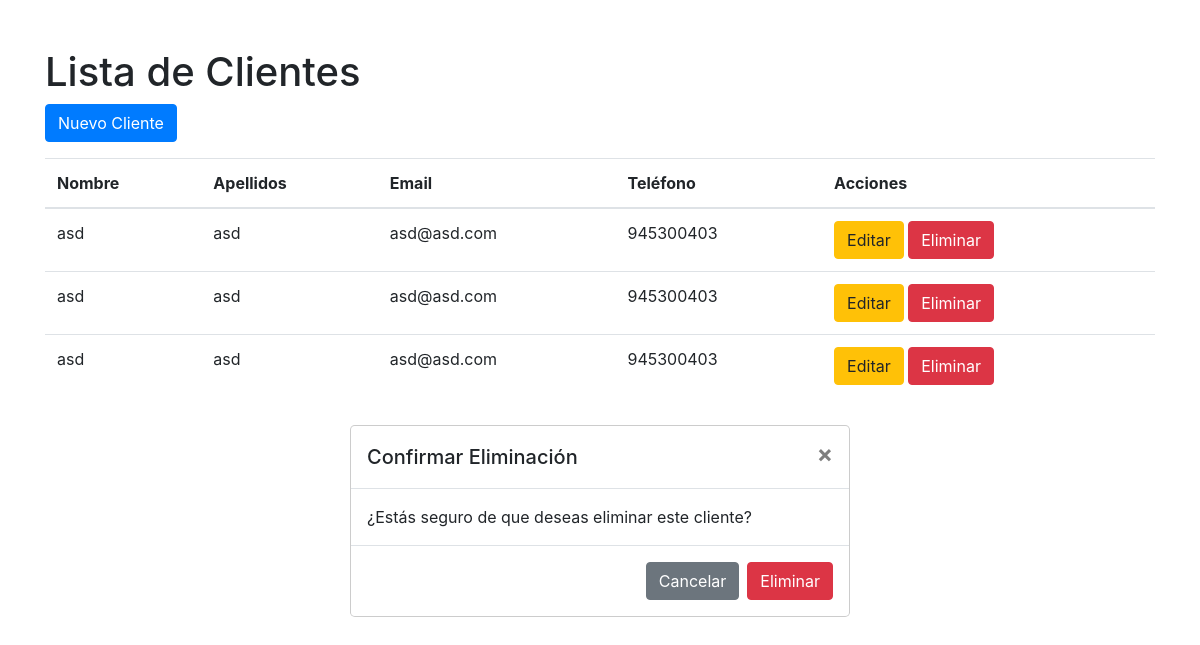
/adminrf/clientes/, run on the app's committed database.
### core/models.py (models this page shows, shortened)
class Cliente(models.Model):
    cliente_nombre = models.CharField(max_length=100)
    cliente_apellidos = models.CharField(max_length=100)
    cliente_email = models.EmailField(max_length=150)
    cliente_telefono = models.CharField(max_length=15)
    usuario = models.ForeignKey(User, on_delete=models.CASCADE, null=True, blank=True)

### core/views.py (the view)
# urls.py: path('adminrf/clientes/', views.adminrf_cliente_list, name='adminrf_cliente_list'),
def adminrf_cliente_list(request):
    clientes = Cliente.objects.all()
    return render(request, 'core/adminrf_cliente_list.html', {'clientes': clientes})

### core/templates/core/adminrf_cliente_list.html (shortened to what this page needs)
<!DOCTYPE html>
<html lang="en">
<head>
    <link rel="stylesheet" href="https://stackpath.bootstrapcdn.com/bootstrap/4.5.2/css/bootstrap.min.css">
</head>
<body>
    <div class="container mt-5">
        <h1>Lista de Clientes</h1>
        <a href="{% url 'adminrf_cliente_create' %}" class="btn btn-primary">Nuevo Cliente</a>
        <table class="table mt-3">
            <thead>
                <tr>
                    <th>Nombre</th>
                    <th>Apellidos</th>
                    <th>Email</th>
                    <th>Teléfono</th>
                    <th>Acciones</th>
                </tr>
            </thead>
            <tbody>
                {% for cliente in clientes %}
                <tr>
                    <td>{{ cliente.cliente_nombre }}</td>
                    <td>{{ cliente.cliente_apellidos }}</td>
                    <td>{{ cliente.cliente_email }}</td>
                    <td>{{ cliente.cliente_telefono }}</td>
                    <td>
                        <a href="{% url 'adminrf_cliente_update' cliente.pk %}" class="btn btn-warning">Editar</a>
                        <button class="btn btn-danger" data-toggle="modal" data-target="#confirmDeleteModal" data-id="{{ habitacion.pk }}">Eliminar</button>
                    </td>
                </tr>
                {% endfor %}
            </tbody>
        </table>
    </div>
        <div class="modal-dialog" role="document">
            <div class="modal-content">
                <div class="modal-header">
                    <h5 class="modal-title" id="exampleModalLabel">Confirmar Eliminación</h5>
                    <button type="button" class="close" data-dismiss="modal" aria-label="Close">
                        <span aria-hidden="true">&times;</span>
                    </button>
                </div>
                <div class="modal-body">
                    ¿Estás seguro de que deseas eliminar este cliente?
                </div>
                <div class="modal-footer">
                    <button type="button" class="btn btn-secondary" data-dismiss="modal">Cancelar</button>
                    <form method="POST" id="deleteForm">
                        <button type="submit" class="btn btn-danger">Eliminar</button>
                    </form>
                </div>
            </div>
        </div>
</body>
</html>

### data on the page
Cliente: cliente_nombre "asd", cliente_apellidos "asd", cliente_email "asd@asd.com", cliente_telefono "945300403"
Cliente: cliente_nombre "asd", cliente_apellidos "asd", cliente_email "asd@asd.com", cliente_telefono "945300403"
Cliente: cliente_nombre "asd", cliente_apellidos "asd", cliente_email "asd@asd.com", cliente_telefono "945300403"
